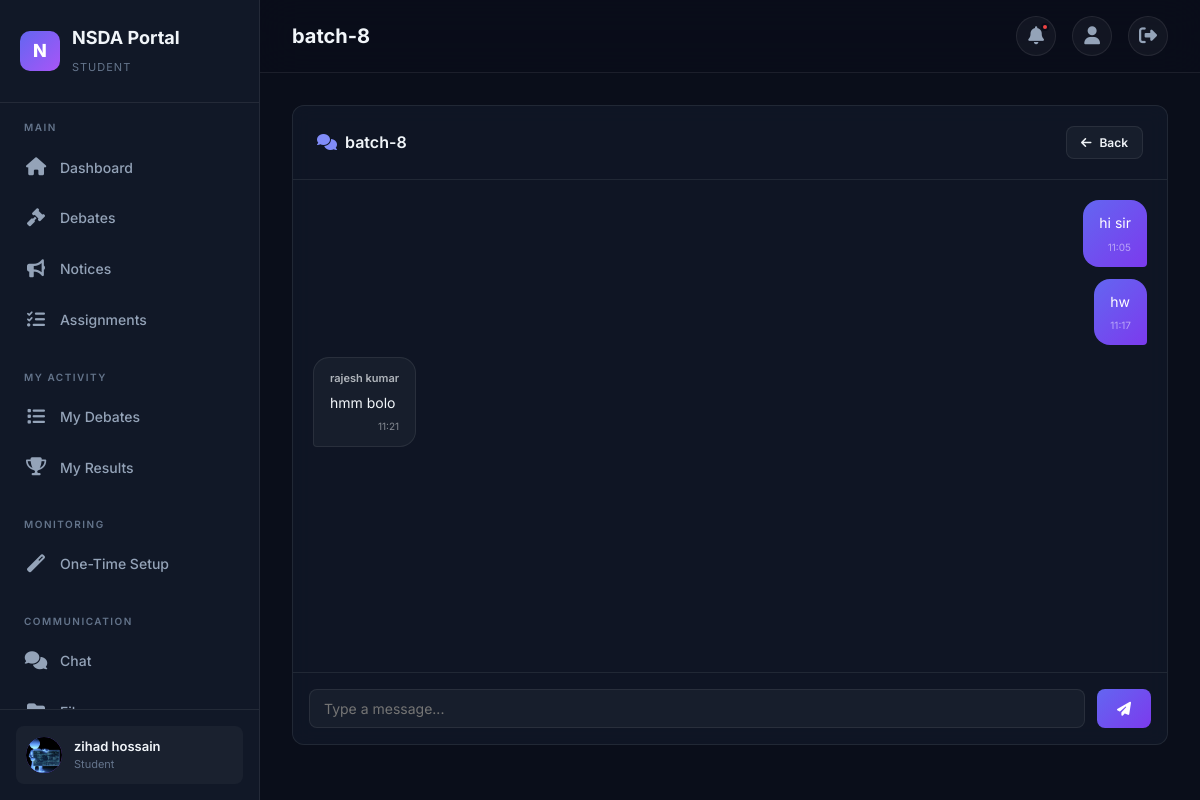
The app's page /chat/room/1/ (signed in) with its own data.
### accounts/models.py (models this page shows, shortened)
class User(AbstractUser):
    class Role(models.TextChoices):
        STUDENT = 'student', 'Student'
        TEACHER = 'teacher', 'Teacher'
        ADMIN = 'admin', 'Admin'
    role = models.CharField(
        max_length=10,
        choices=Role.choices,
        default=Role.STUDENT,
    )
    profile_picture = models.ImageField(
        upload_to='profiles/',
        blank=True,
        null=True,
    )
    phone = models.CharField(max_length=20, blank=True)
    bio = models.TextField(blank=True)
    grade_level = models.CharField(max_length=50, blank=True)
    school = models.CharField(max_length=200, blank=True)
    date_of_birth = models.DateField(blank=True, null=True)
    created_at = models.DateTimeField(auto_now_add=True)
    updated_at = models.DateTimeField(auto_now=True)
    @property
    def is_student(self):
        return self.role == self.Role.STUDENT
    @property
    def is_teacher(self):
        return self.role == self.Role.TEACHER
    @property
    def is_admin_user(self):
        return self.role == self.Role.ADMIN

### chat/models.py (models this page shows, shortened)
class ChatRoom(models.Model):
    class RoomType(models.TextChoices):
        DIRECT = 'direct', 'Direct Message'
        GROUP = 'group', 'Group Chat'
    name = models.CharField(max_length=255)
    room_type = models.CharField(
        max_length=10,
        choices=RoomType.choices,
        default=RoomType.DIRECT,
    )
    participants = models.ManyToManyField(
        settings.AUTH_USER_MODEL,
        related_name='chat_rooms',
    )
    created_at = models.DateTimeField(auto_now_add=True)
    class Meta:
        ordering = ['-created_at']
    def get_other_participant(self, user):
        if self.room_type == self.RoomType.DIRECT:
            return self.participants.exclude(pk=user.pk).first()
        return None

class Message(models.Model):
    room = models.ForeignKey(
        ChatRoom,
        on_delete=models.CASCADE,
        related_name='messages',
    )
    sender = models.ForeignKey(
        settings.AUTH_USER_MODEL,
        on_delete=models.CASCADE,
        related_name='sent_messages',
    )
    content = models.TextField()
    timestamp = models.DateTimeField(auto_now_add=True)
    is_read = models.BooleanField(default=False)
    class Meta:
        ordering = ['timestamp']

### chat/views.py (the view)
# urls.py: path('room/<int:pk>/', views.ChatRoomView.as_view(), name='room'),
class ChatRoomView(LoginRequiredMixin, View):
    def get(self, request, pk):
        room = get_object_or_404(ChatRoom, pk=pk)
        if not room.participants.filter(pk=request.user.pk).exists():
            messages.error(request, 'You are not a participant in this room.')
            return redirect('chat:room_list')
        Message.objects.filter(
            room=room, is_read=False
        ).exclude(sender=request.user).update(is_read=True)
        chat_messages = room.messages.select_related('sender').order_by('timestamp')[:100]
        return render(request, 'chat/chat_room.html', {
            'room': room,
            'chat_messages': chat_messages,
            'other_user': room.get_other_participant(request.user),
        })

### portal/context_processors.py (called while the page is built)
def notifications_processor(request):
    if request.user.is_authenticated:
        unread_count = Notification.objects.filter(
            user=request.user, is_read=False
        ).count()
        recent_notifications = Notification.objects.filter(
            user=request.user
        ).order_by('-created_at')[:5]
        return {
            'unread_notifications_count': unread_count,
            'recent_notifications': recent_notifications
        }
    return {'unread_notifications_count': 0, 'recent_notifications': []}

### templates/chat/chat_room.html (shortened to what this page needs)
{% extends "base.html" %}
{% block page_title %}{{ room.name }}{% endblock %}
{% block content %}
<div class="card" style="height:calc(100vh - 160px);display:flex;flex-direction:column;">
    <div class="card-header"><h3><i class="fas fa-comments" style="color:var(--accent-light);margin-right:8px;"></i>{{ room.name }}</h3><a href="{% url 'chat:room_list' %}" class="btn btn-sm btn-secondary"><i class="fas fa-arrow-left"></i> Back</a></div>
    <div id="chat-messages" style="flex:1;overflow-y:auto;padding:20px;display:flex;flex-direction:column;gap:12px;">
        {% for msg in chat_messages %}
        <div class="chat-message {% if msg.sender == request.user %}sent{% else %}received{% endif %}">
            {% if msg.sender != request.user %}<div class="sender">{{ msg.sender.get_full_name|default:msg.sender.username }}</div>{% endif %}
            <div>{{ msg.content }}</div>
            <div class="time">{{ msg.timestamp|time:"H:i" }}</div>
        </div>
        {% endfor %}
    </div>
    <div class="chat-input-area">
        <input type="text" id="chat-input" class="form-control" placeholder="Type a message..." autocomplete="off">
        <button id="chat-send" class="btn btn-primary"><i class="fas fa-paper-plane"></i></button>
    </div>
</div>
{% endblock %}

### templates/base.html (shortened to what this page needs)
{% load static %}
<!DOCTYPE html>
<html lang="en">
<head>
    <link rel="stylesheet" href="{% static 'css/style.css' %}">
    <link rel="stylesheet" href="https://cdnjs.cloudflare.com/ajax/libs/font-awesome/6.5.0/css/all.min.css">
</head>
<body>
<div class="app-wrapper">
    <aside class="sidebar" id="sidebar">
        <div class="sidebar-brand">
            <div class="logo">N</div>
            <div><h2>NSDA Portal</h2><small>{{ request.user.get_role_display|default:"Portal" }}</small></div>
        </div>
        <nav class="sidebar-nav">
            <div class="nav-section">
                <div class="nav-section-title">Main</div>
                <a href="{% url 'portal:dashboard' %}" class="nav-link"><span class="icon"><i class="fas fa-home"></i></span>Dashboard</a>
                <a href="{% url 'debates:list' %}" class="nav-link"><span class="icon"><i class="fas fa-gavel"></i></span>Debates</a>
                <a href="{% url 'portal:notice_list' %}" class="nav-link"><span class="icon"><i class="fas fa-bullhorn"></i></span>Notices</a>
                <a href="{% url 'portal:assignment_list' %}" class="nav-link"><span class="icon"><i class="fas fa-tasks"></i></span>Assignments</a>
            </div>
            {% if request.user.is_student %}
            <div class="nav-section">
                <div class="nav-section-title">My Activity</div>
                <a href="{% url 'debates:my_debates' %}" class="nav-link"><span class="icon"><i class="fas fa-list"></i></span>My Debates</a>
                <a href="{% url 'debates:my_results' %}" class="nav-link"><span class="icon"><i class="fas fa-trophy"></i></span>My Results</a>
            </div>
            <div class="nav-section">
                <div class="nav-section-title">Monitoring</div>
                <a href="{% url 'monitoring:download_package' %}" class="nav-link"><span class="icon"><i class="fas fa-magic"></i></span>One-Time Setup</a>
            </div>
            {% endif %}
            <div class="nav-section">
                <div class="nav-section-title">Communication</div>
                <a href="{% url 'chat:room_list' %}" class="nav-link"><span class="icon"><i class="fas fa-comments"></i></span>Chat</a>
                <a href="{% url 'portal:file_list' %}" class="nav-link"><span class="icon"><i class="fas fa-folder"></i></span>Files</a>
            </div>
        </nav>
        <div class="sidebar-footer">
            <div class="user-card">
                <div class="user-avatar">
                    {% if request.user.profile_picture %}
                        <img src="{{ request.user.profile_picture.url }}" alt="avatar">
                    {% else %}
                        {{ request.user.first_name|first|default:request.user.username|first|upper }}
                    {% endif %}
                </div>
                <div class="user-info">
                    <div class="name">{{ request.user.get_full_name|default:request.user.username }}</div>
                    <div class="role">{{ request.user.get_role_display }}</div>
                </div>
            </div>
        </div>
    </aside>
    <main class="main-content">
        <header class="topbar">
            <div style="display:flex;align-items:center;gap:12px;">
                <h1>{% block page_title %}Dashboard{% endblock %}</h1>
            </div>
            <div class="topbar-actions">
                <div class="dropdown-wrapper">
                    <button class="btn-icon" id="notification-toggle">
                        <i class="fas fa-bell"></i>
                        {% if unread_notifications_count %}<span class="badge-dot"></span>{% endif %}
                    </button>
                </div>
                <a href="{% url 'accounts:profile' %}" class="btn-icon"><i class="fas fa-user"></i></a>
                <a href="{% url 'accounts:logout' %}" class="btn-icon"><i class="fas fa-sign-out-alt"></i></a>
            </div>
        </header>
        <div class="content-area">
            {% block content %}{% endblock %}
        </div>
    </main>
</div>
</body>
</html>

### records on screen
User: user.role "STUDENT", user.profile_picture (picture), user.get_full_name "zihad hossain", user.role "Student"
ChatRoom: name "batch-8"
Message: content "hi sir", timestamp "11:05"
Message: content "hw", timestamp "11:17"
Message: sender.get_full_name "rajesh kumar", content "hmm bolo", timestamp "11:21"
